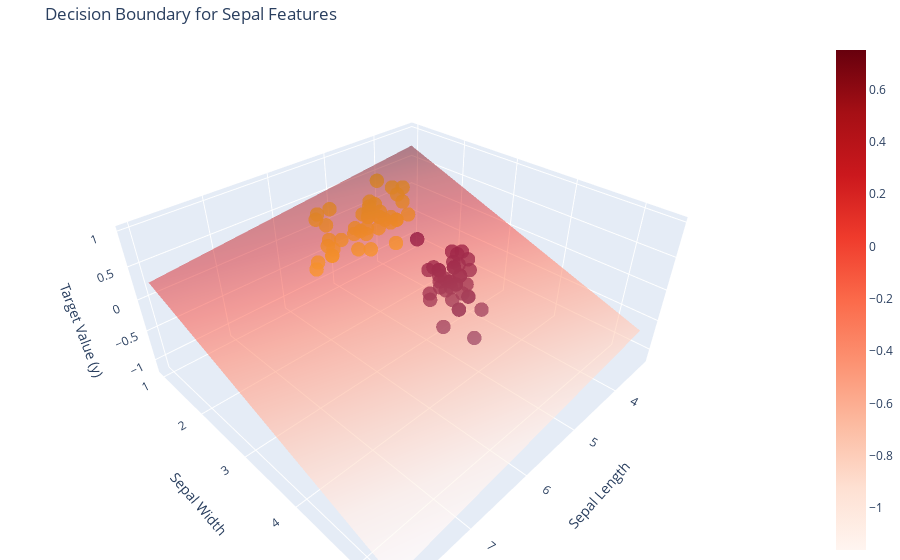
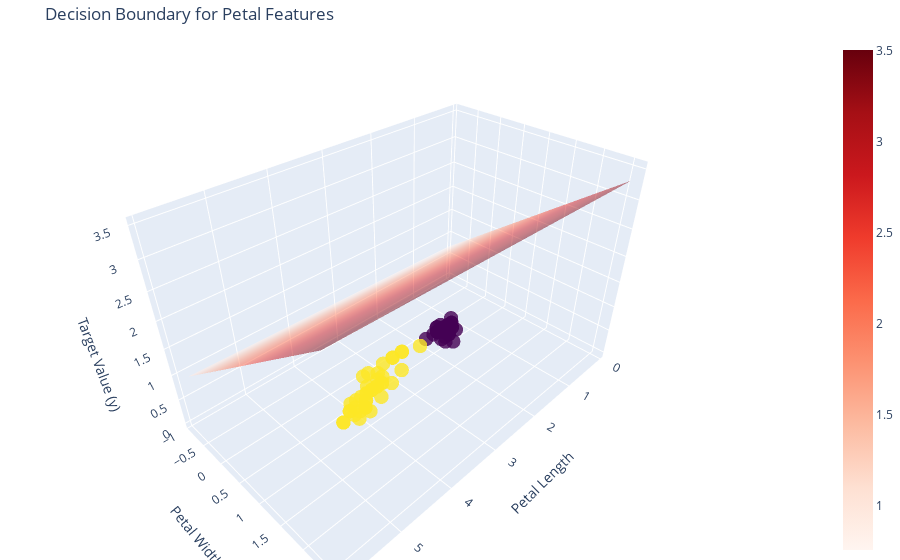

The notebook cell these images were saved under, in order:
### Markdown cell above
theta

### Code cell
#try to visualise the regression plane
import plotly.graph_objects as go
import numpy as np

def plot_decision_boundary_3d(X, y, theta, feature_indices, feature_names, title):
    """
    绘制 3D 交互式决策边界图
    X: 输入的特征矩阵
    y: 目标标签
    theta: 模型的权重参数 (5 个参数)
    feature_indices: 使用的两个特征的索引 (如 [0, 1] 或 [2, 3])
    feature_names: 特征名称列表
    title: 图像的标题
    """
    # 将 X 转为 NumPy 数组
    X_np = X.values if hasattr(X, 'values') else X
    y_np = y.values if hasattr(y, 'values') else y

    # 选择用于可视化的两个特征
    X_selected = X_np[:, feature_indices]

    # 创建网格用于绘制决策边界
    x_min, x_max = X_selected[:, 0].min() - 1, X_selected[:, 0].max() + 1
    y_min, y_max = X_selected[:, 1].min() - 1, X_selected[:, 1].max() + 1
    xx, yy = np.meshgrid(np.linspace(x_min, x_max, 50), np.linspace(y_min, y_max, 50))

    # 根据选择的特征索引，获取对应的权重
    if feature_indices == [0, 1]:
        w1, w2, b = theta[1], theta[2], theta[0]
    else:
        w1, w2, b = theta[3], theta[4], theta[0]

    # 计算网格上的预测值
    Z = w1 * xx + w2 * yy + b

    # 创建 3D 散点图
    fig = go.Figure()

    # 绘制训练数据的 3D 散点图
    fig.add_trace(go.Scatter3d(
        x=X_selected[:, 0],
        y=X_selected[:, 1],
        z=y_np,
        mode='markers',
        marker=dict(size=5, color=y_np, colorscale='Viridis', opacity=0.8),
        name='Training Data'
    ))

    # 绘制决策平面
    fig.add_trace(go.Surface(
        x=xx,
        y=yy,
        z=Z,
        opacity=0.5,
        colorscale='reds',
        name='Decision Boundary'
    ))

    # 设置图像布局
    fig.update_layout(
        title=title,
        scene=dict(
            xaxis_title=feature_names[0],
            yaxis_title=feature_names[1],
            zaxis_title='Target Value (y)',
        ),
        margin=dict(l=0, r=0, b=0, t=40)
    )

    # 显示图像
    fig.show()

# 调用 3D 可视化函数，分别绘制两张图
plot_decision_boundary_3d(X_train, y_train, theta, [0, 1], ['Sepal Length', 'Sepal Width'], 'Decision Boundary for Sepal Features')
plot_decision_boundary_3d(X_train, y_train, theta, [2, 3], ['Petal Length', 'Petal Width'], 'Decision Boundary for Petal Features')

### Figure 1 — Plotly figure (JSON) as saved in the notebook; plotly's stock layout.template omitted (floating-point values rounded to 4 significant figures; data arrays with more than 128 entries replaced by an {"elided": "..."} marker saying what was removed)
{"data": [{"marker": {"color": [1, 1, 0, 0, 1, 0, 0, 1, 0, 1, 0, 0, 1, 0, 1, 0, 1, 1, 0, 0, 0, 0, 0, 1, 0, 0, 1, 0, 1, 0, 0, 0, 0, 0, 0, 1, 0, 1, 0, 1, 1, 1, 1, 0, 1, 1, 0, 1, 1, 1, 1, 0, 1, 0, 1, 1, 1, 0, 1, 1, 1, 1, 0, 0, 0, 1, 0, 0, 0, 1, 1, 1, 1, 1, 0, 1, 1, 0, 1, 1], "colorscale": [[0, "#440154"], [0.1111, "#482878"], [0.2222, "#3e4989"], [0.3333, "#31688e"], [0.4444, "#26828e"], [0.5556, "#1f9e89"], [0.6667, "#35b779"], [0.7778, "#6ece58"], [0.8889, "#b5de2b"], [1, "#fde725"]], "opacity": 0.8, "size": 5}, "mode": "markers", "name": "Training Data", "type": "scatter3d", "x": [5.7, 5.6, 5, 4.4, 5.6, 5.7, 5, 5.7, 4.9, 6.3, 4.8, 4.6, 6, 5.2, 5, 5.4, 5.6, 6.7, 5, 5.4, 5, 4.9, 5, 5.7, 5.2, 5.1, 5.5, 5, 6, 4.3, 4.8, 4.6, 5.1, 4.4, 4.4, 6, 4.6, 5.6, 5.5, 5.5, 6.3, 5.7, 6.5, 5, 7, 5.8, 5.1, 6.2, 5.9, 6.2, 5.7, 4.5, 6.6, 5.3, 5.1, 4.9, 6.6, 5.2, 5.6, 5.2, 6.1, 5.4, 4.9, 4.7, 4.9, 6.9, 5.1, 4.7, 5.1, 6.3, 6.1, 6.4, 6.7, 5.8, 5.4, 5, 6.1, 5.8, 5.8, 6.4], "y": [2.8, 3, 3.4, 3.2, 2.5, 4.4, 3.5, 2.9, 3.1, 2.5, 3.4, 3.2, 3.4, 3.4, 2.3, 3.9, 3, 3.1, 3.2, 3.9, 3.3, 3.1, 3.4, 3, 3.5, 3.8, 2.4, 3, 2.2, 3, 3.4, 3.1, 3.5, 3, 2.9, 2.9, 3.4, 2.9, 3.5, 2.5, 3.3, 2.8, 2.8, 3.5, 3.2, 2.7, 3.8, 2.2, 3, 2.9, 2.6, 2.3, 2.9, 3.7, 2.5, 2.4, 3, 4.1, 2.7, 2.7, 2.9, 3, 3.6, 3.2, 3, 3.1, 3.7, 3.2, 3.3, 2.3, 3, 2.9, 3.1, 2.7, 3.4, 2, 2.8, 4, 2.6, 3.2], "z": [1, 1, 0, 0, 1, 0, 0, 1, 0, 1, 0, 0, 1, 0, 1, 0, 1, 1, 0, 0, 0, 0, 0, 1, 0, 0, 1, 0, 1, 0, 0, 0, 0, 0, 0, 1, 0, 1, 0, 1, 1, 1, 1, 0, 1, 1, 0, 1, 1, 1, 1, 0, 1, 0, 1, 1, 1, 0, 1, 1, 1, 1, 0, 0, 0, 1, 0, 0, 0, 1, 1, 1, 1, 1, 0, 1, 1, 0, 1, 1]}, {"colorscale": [[0, "rgb(255,245,240)"], [0.125, "rgb(254,224,210)"], [0.25, "rgb(252,187,161)"], [0.375, "rgb(252,146,114)"], [0.5, "rgb(251,106,74)"], [0.625, "rgb(239,59,44)"], [0.75, "rgb(203,24,29)"], [0.875, "rgb(165,15,21)"], [1, "rgb(103,0,13)"]], "name": "Decision Boundary", "opacity": 0.5, "type": "surface", "x": {"elided": "50x50 float values"}, "y": {"elided": "50x50 float values"}, "z": {"elided": "50x50 float values"}}], "layout": {"margin": {"b": 0, "l": 0, "r": 0, "t": 40}, "scene": {"xaxis": {"title": {"text": "Sepal Length"}}, "yaxis": {"title": {"text": "Sepal Width"}}, "zaxis": {"title": {"text": "Target Value (y)"}}}, "title": {"text": "Decision Boundary for Sepal Features"}}}

### Figure 2 — Plotly figure (JSON) as saved in the notebook; plotly's stock layout.template omitted (floating-point values rounded to 4 significant figures; data arrays with more than 128 entries replaced by an {"elided": "..."} marker saying what was removed)
{"data": [{"marker": {"color": [1, 1, 0, 0, 1, 0, 0, 1, 0, 1, 0, 0, 1, 0, 1, 0, 1, 1, 0, 0, 0, 0, 0, 1, 0, 0, 1, 0, 1, 0, 0, 0, 0, 0, 0, 1, 0, 1, 0, 1, 1, 1, 1, 0, 1, 1, 0, 1, 1, 1, 1, 0, 1, 0, 1, 1, 1, 0, 1, 1, 1, 1, 0, 0, 0, 1, 0, 0, 0, 1, 1, 1, 1, 1, 0, 1, 1, 0, 1, 1], "colorscale": [[0, "#440154"], [0.1111, "#482878"], [0.2222, "#3e4989"], [0.3333, "#31688e"], [0.4444, "#26828e"], [0.5556, "#1f9e89"], [0.6667, "#35b779"], [0.7778, "#6ece58"], [0.8889, "#b5de2b"], [1, "#fde725"]], "opacity": 0.8, "size": 5}, "mode": "markers", "name": "Training Data", "type": "scatter3d", "x": [4.5, 4.1, 1.6, 1.3, 3.9, 1.5, 1.3, 4.2, 1.5, 4.9, 1.6, 1.4, 4.5, 1.4, 3.3, 1.7, 4.5, 4.4, 1.2, 1.3, 1.4, 1.5, 1.5, 4.2, 1.5, 1.5, 3.7, 1.6, 4, 1.1, 1.9, 1.5, 1.4, 1.3, 1.4, 4.5, 1.4, 3.6, 1.3, 4, 4.7, 4.1, 4.6, 1.6, 4.7, 4.1, 1.6, 4.5, 4.2, 4.3, 3.5, 1.3, 4.6, 1.5, 3, 3.3, 4.4, 1.5, 4.2, 3.9, 4.7, 4.5, 1.4, 1.6, 1.4, 4.9, 1.5, 1.3, 1.7, 4.4, 4.6, 4.3, 4.7, 3.9, 1.7, 3.5, 4, 1.2, 4, 4.5], "y": [1.3, 1.3, 0.4, 0.2, 1.1, 0.4, 0.3, 1.3, 0.1, 1.5, 0.2, 0.2, 1.6, 0.2, 1, 0.4, 1.5, 1.4, 0.2, 0.4, 0.2, 0.2, 0.2, 1.2, 0.2, 0.3, 1, 0.2, 1, 0.1, 0.2, 0.2, 0.3, 0.2, 0.2, 1.5, 0.3, 1.3, 0.2, 1.3, 1.6, 1.3, 1.5, 0.6, 1.4, 1, 0.2, 1.5, 1.5, 1.3, 1, 0.3, 1.3, 0.2, 1.1, 1, 1.4, 0.1, 1.3, 1.4, 1.4, 1.5, 0.1, 0.2, 0.2, 1.5, 0.4, 0.2, 0.5, 1.3, 1.4, 1.3, 1.5, 1.2, 0.2, 1, 1.3, 0.2, 1.2, 1.5], "z": [1, 1, 0, 0, 1, 0, 0, 1, 0, 1, 0, 0, 1, 0, 1, 0, 1, 1, 0, 0, 0, 0, 0, 1, 0, 0, 1, 0, 1, 0, 0, 0, 0, 0, 0, 1, 0, 1, 0, 1, 1, 1, 1, 0, 1, 1, 0, 1, 1, 1, 1, 0, 1, 0, 1, 1, 1, 0, 1, 1, 1, 1, 0, 0, 0, 1, 0, 0, 0, 1, 1, 1, 1, 1, 0, 1, 1, 0, 1, 1]}, {"colorscale": [[0, "rgb(255,245,240)"], [0.125, "rgb(254,224,210)"], [0.25, "rgb(252,187,161)"], [0.375, "rgb(252,146,114)"], [0.5, "rgb(251,106,74)"], [0.625, "rgb(239,59,44)"], [0.75, "rgb(203,24,29)"], [0.875, "rgb(165,15,21)"], [1, "rgb(103,0,13)"]], "name": "Decision Boundary", "opacity": 0.5, "type": "surface", "x": {"elided": "50x50 float values"}, "y": {"elided": "50x50 float values"}, "z": {"elided": "50x50 float values"}}], "layout": {"margin": {"b": 0, "l": 0, "r": 0, "t": 40}, "scene": {"xaxis": {"title": {"text": "Petal Length"}}, "yaxis": {"title": {"text": "Petal Width"}}, "zaxis": {"title": {"text": "Target Value (y)"}}}, "title": {"text": "Decision Boundary for Petal Features"}}}
